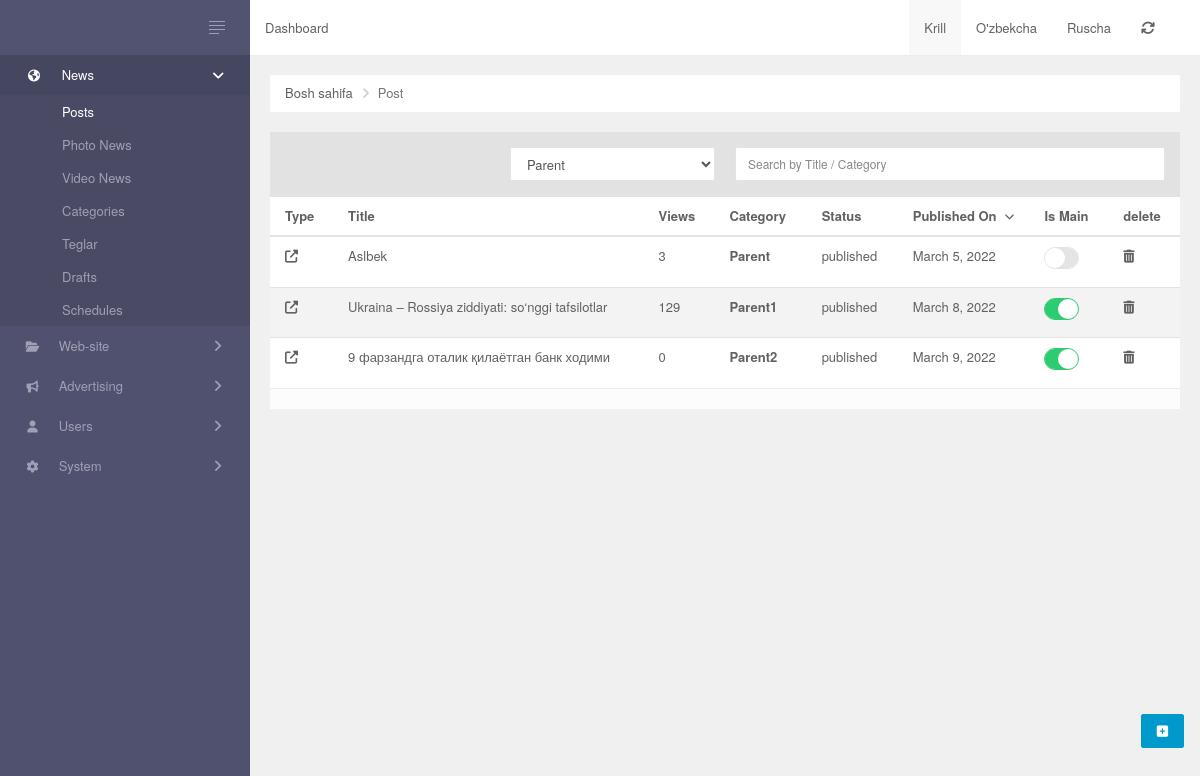
The app's page /, older data.
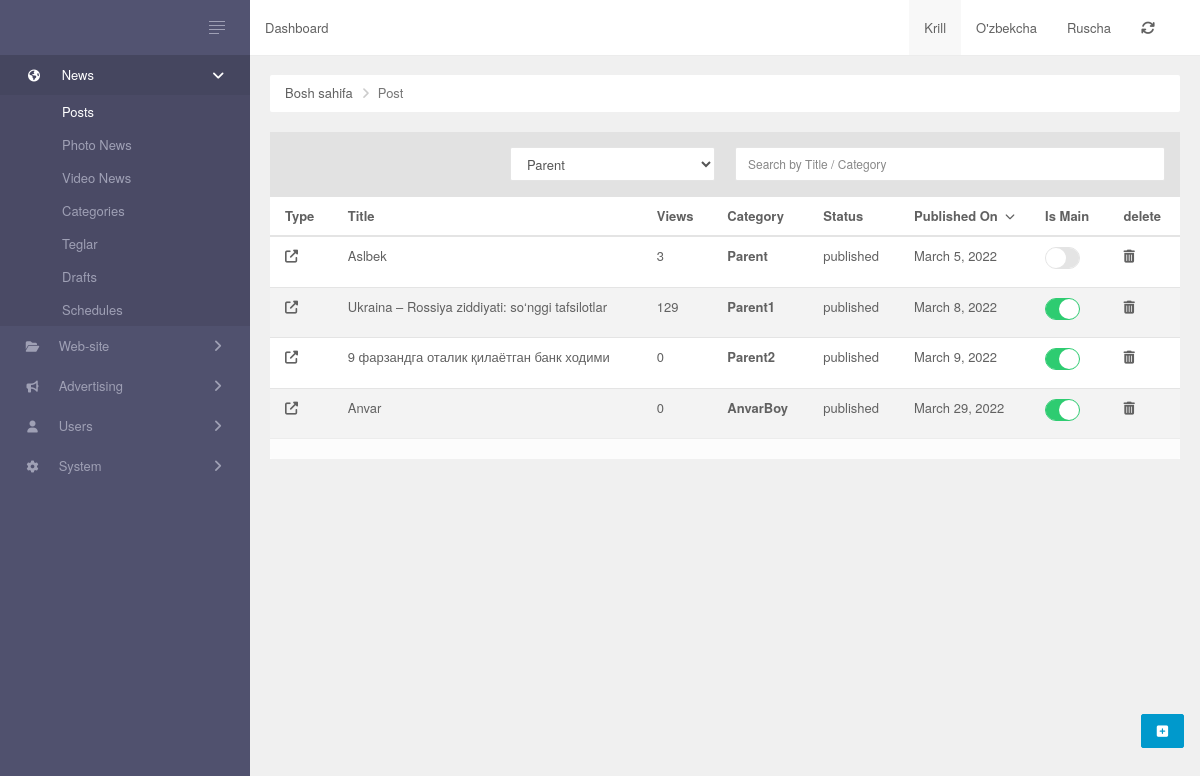
The same page, newer data.
### Admin/models/post.py (models this page shows, shortened)
class Post(models.Model):
    name = models.CharField(max_length = 200)
    slug = models.SlugField(unique=True, max_length=100)
    img = models.ImageField(upload_to='image/', default=True)
    short_info = models.CharField(max_length = 150)
    description = QuillField()
    category = models.ForeignKey('Category', on_delete = models.CASCADE)
    tags = TaggableManager()
    created_at = models.DateTimeField(auto_now_add = True)
    updated_at = models.DateTimeField(auto_now = True)
    STATUS = Choices('draft', 'published', 'disabled', 'posted')
    status = StatusField()
    views = models.PositiveBigIntegerField(default = 0)
    author = models.ForeignKey('MyUser', on_delete = models.CASCADE)
    is_main = models.BooleanField(default = False)

### Admin/models/category.py (models this page shows)
class Category(MPTTModel):
    name = models.CharField(max_length = 200)
    slug = models.SlugField(unique=True)
    description = models.TextField()
    is_hidden = models.BooleanField()
    is_home = models.BooleanField()
    creted_at = models.DateTimeField(auto_now_add = True)
    parent = TreeForeignKey('self', on_delete=models.CASCADE, null=True, blank=True, related_name='children')
    class MPTTMeta:
        order_insertion_by = ['name']
    def __str__(self):
        return self.name

### Admin/views.py (the view)
# urls.py: path('', index, name ='home'),
def index(request):
    news = Post.objects.all()
    category = Category.objects.all()
    return render(request,'index.html',{'news':news,'categories':category})

### Admin/templates/index.html (shortened to what the changed rows need)
{% extends 'base.html' %}
{% load static %}
{% block content %}
        <div class="main-panel">
            <div class="main-content">
                <div id="post-grid" data-pjax-container="">
                    <div class="panel panel-default data-grid">
                        <div id="data-grid" class="table-responsive scroll">
                            <table class="table table-striped table-hover">
                                <thead>
                                    <tr>
                                        <th><a href="" data-sort="type">Type</a></th>
                                        <th><a href="" data-sort="title">Title</a></th>
                                        <th><a href="" data-sort="views">Views</a></th>
                                        <th><a href="/post/index?sort=views" data-sort="views">Category</a></th>
                                        <th><a href="/post/index?sort=status" data-sort="status">Status</a></th>
                                        <th><a class="desc" href="/post/index?sort=published_on" data-sort="published_on">Published On</a></th>
                                        <th><a href="/post/index?sort=is_main" data-sort="is_main">Is Main</a></th>
                                        <th>delete</th>
                                    </tr>
                                </thead>
                                <tbody>
                                    {% for i in news %}
                                    <tr class="  " data-key="620ddae1f2750876ef694475">
                                        <td><a href="#" data-pjax="0" target="_blank"><i class="fa fa-external-link"></i></a></td>
                                        <td><a href="{% url 'updatepost' i.slug %}" data-pjax="0">{{i.name|truncatechars:100}}</a></td>
                                        <td>{{i.views}}</td>
                                        <th><a href="" data-sort="views">{{i.category}}</a></th>
                                        <td>{{i.status}}</td>
                                        <td>{{i.created_at|date}}</td>
                                        <td>
                                            <label id="checkBo_w30" class="switch switch-sm">
                                                <input type="checkbox" name="is_main" {% if i.is_main %}checked{% endif %} ><span><i class='handle'></i></span>
                                            </label>
                                        </td>
                                        <td><a href="{% url 'deletepost' i.slug %}" data-pjax="0"><i class="fa-solid fa-trash-can"></i></a></td>
                                    </tr>
                                    {% endfor %}
                                </tbody>
                            </table>
                        </div>
                    </div>
                </div>
            </div>
        </div>
{% endblock %}

Row changes from the older to the newer data that the page shows:
added Post: name "Anvar", views "0", category "AnvarBoy", status "published", created_at "March 29, 2022"
